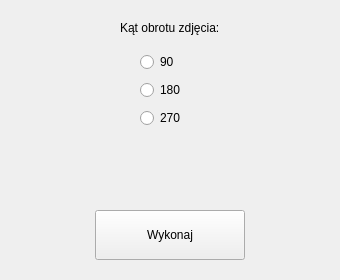
<?xml version="1.0" encoding="UTF-8"?>
<ui version="4.0">
 <class>Rotation</class>
 <widget class="QWidget" name="Rotation">
  <property name="geometry">
   <rect>
    <x>0</x>
    <y>0</y>
    <width>340</width>
    <height>280</height>
   </rect>
  </property>
  <property name="windowTitle">
   <string>Rotacja</string>
  </property>
  <widget class="QPushButton" name="pushButton_Rotation">
   <property name="geometry">
    <rect>
     <x>95</x>
     <y>210</y>
     <width>150</width>
     <height>50</height>
    </rect>
   </property>
   <property name="sizePolicy">
    <sizepolicy hsizetype="Minimum" vsizetype="Fixed">
     <horstretch>0</horstretch>
     <verstretch>0</verstretch>
    </sizepolicy>
   </property>
   <property name="minimumSize">
    <size>
     <width>150</width>
     <height>50</height>
    </size>
   </property>
   <property name="text">
    <string>Wykonaj</string>
   </property>
  </widget>
  <widget class="QWidget" name="verticalLayoutWidget">
   <property name="geometry">
    <rect>
     <x>140</x>
     <y>50</y>
     <width>61</width>
     <height>80</height>
    </rect>
   </property>
   <layout class="QVBoxLayout" name="verticalLayout">
    <item>
     <widget class="QRadioButton" name="radioButton_90">
      <property name="layoutDirection">
       <enum>Qt::LeftToRight</enum>
      </property>
      <property name="text">
       <string>90</string>
      </property>
     </widget>
    </item>
    <item>
     <widget class="QRadioButton" name="radioButton_180">
      <property name="text">
       <string>180</string>
      </property>
     </widget>
    </item>
    <item>
     <widget class="QRadioButton" name="radioButton_270">
      <property name="text">
       <string>270</string>
      </property>
     </widget>
    </item>
   </layout>
  </widget>
  <widget class="QLabel" name="label">
   <property name="geometry">
    <rect>
     <x>120</x>
     <y>20</y>
     <width>101</width>
     <height>16</height>
    </rect>
   </property>
   <property name="text">
    <string>Kąt obrotu zdjęcia:</string>
   </property>
  </widget>
 </widget>
 <resources/>
 <connections/>
</ui>
